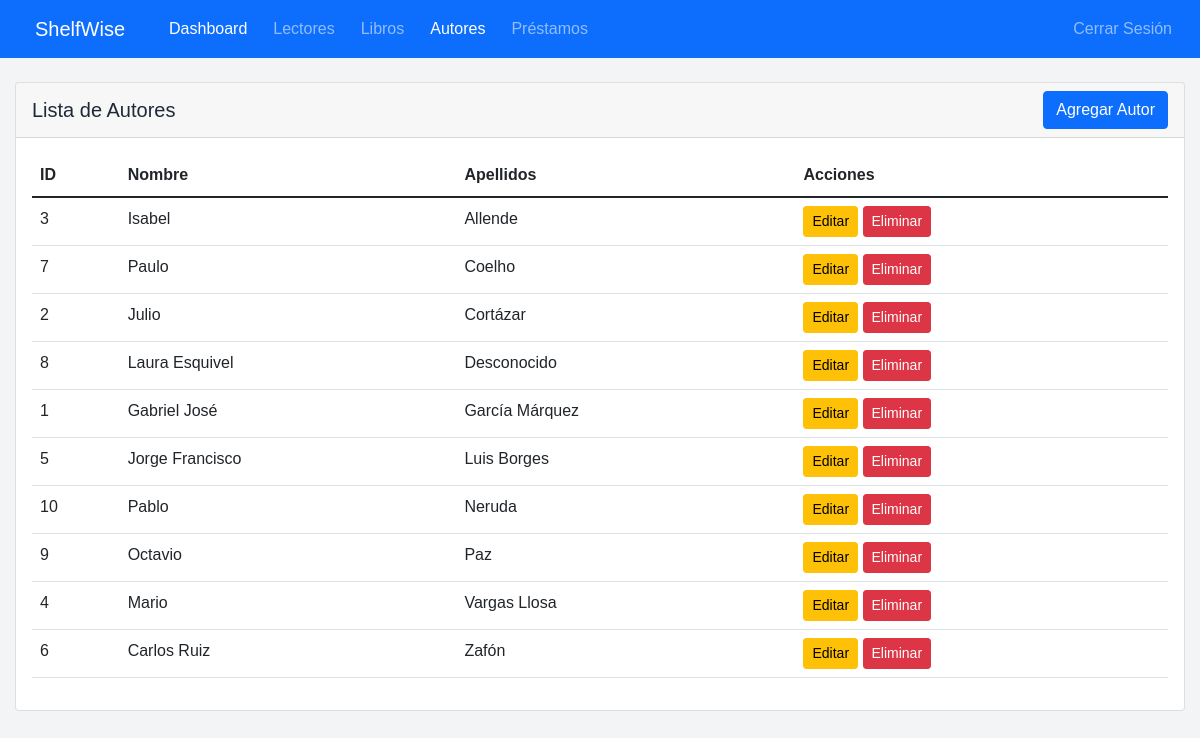
/biblioteca/autores.php (signed in), run on the app's committed database.
### tables this page shows
CREATE TABLE `Autor` (
  `idAutor` INT NOT NULL AUTO_INCREMENT,
  `Primer_Nombre` VARCHAR(45) NOT NULL,
  `Segundo_Nombre` VARCHAR(45) NULL,
  `Primer_Apellido` VARCHAR(45) NOT NULL,
  `Segundo_Apellido` VARCHAR(45) NULL,
  PRIMARY KEY (`idAutor`)
);

### biblioteca/autores.php (the view, shortened to what this page needs)
<?php
include 'includes/db_connection.php';
try {
    $sql = "SELECT * FROM Autor ORDER BY Primer_Apellido, Primer_Nombre";
    $stmt = $pdo->query($sql);
    $autores = $stmt->fetchAll(PDO::FETCH_ASSOC);
} catch (PDOException $e) {
    $error = "Error al obtener autores: " . $e->getMessage();
}
?>
<!DOCTYPE html>
<html lang="es">
<head>
    <link href="https://cdn.jsdelivr.net/npm/bootstrap@5.1.3/dist/css/bootstrap.min.css" rel="stylesheet">
    <link rel="stylesheet" href="css/style.css">
</head>
<body class="p-0">
    <nav class="navbar navbar-expand-lg navbar-dark bg-primary mb-4">
        <div class="container">
            <a class="navbar-brand" href="#">ShelfWise</a>
            <div class="collapse navbar-collapse" id="navbarNav">
                <ul class="navbar-nav">
                    <li class="nav-item">
                        <a class="nav-link active" href="dashboard.php">Dashboard</a>
                    </li>
                    <li class="nav-item">
                        <a class="nav-link" href="lectores.php">Lectores</a>
                    </li>
                    <li class="nav-item">
                        <a class="nav-link" href="libros.php">Libros</a>
                    </li>
                    <li class="nav-item">
                        <a class="nav-link active" href="autores.php">Autores</a>
                    </li>
                    <li class="nav-item">
                        <a class="nav-link" href="prestamos.php">Préstamos</a>
                    </li>
                </ul>
                <ul class="navbar-nav ms-auto">
                    <li class="nav-item">
                        <a class="nav-link" href="login.php">Cerrar Sesión</a>
                    </li>
                </ul>
            </div>
        </div>
    </nav>
    <div class="container">
        <div class="card">
            <div class="card-header d-flex justify-content-between align-items-center">
                <h5 class="mb-0">Lista de Autores</h5>
                <button type="button" class="btn btn-primary" data-bs-toggle="modal" data-bs-target="#autorModal">
                    Agregar Autor
                </button>
            </div>
            <div class="card-body">
                <table class="table">
                    <thead>
                        <tr>
                            <th>ID</th>
                            <th>Nombre</th>
                            <th>Apellidos</th>
                            <th>Acciones</th>
                        </tr>
                    </thead>
                    <tbody>
                        <?php foreach ($autores as $autor): ?>
                            <tr>
                                <td><?php echo htmlspecialchars($autor['idAutor']); ?></td>
                                <td><?php echo htmlspecialchars($autor['Primer_Nombre'] . ' ' . $autor['Segundo_Nombre']); ?></td>
                                <td><?php echo htmlspecialchars($autor['Primer_Apellido'] . ' ' . $autor['Segundo_Apellido']); ?></td>
                                <td>
                                    <button class="btn btn-warning btn-sm editar-autor" data-bs-toggle="modal" data-bs-target="#autorModal"
                                        data-autor='<?php echo json_encode($autor, JSON_HEX_APOS | JSON_HEX_QUOT); ?>'>Editar</button>
                                    <button class="btn btn-danger btn-sm eliminar-autor"
                                        data-id="<?php echo $autor['idAutor']; ?>">Eliminar</button>
                                </td>
                            </tr>
                        <?php endforeach; ?>
                    </tbody>
                </table>
            </div>
        </div>
    </div>
</body>
</html>

### biblioteca/css/style.css (style rules this page uses)
:root { --primary-color: #3b82f6; --secondary-color: #1e40af; --background-color: #f3f4f6; --text-color: #1f2937; --error-color: #ef4444; }
body { font-family: Arial, sans-serif; line-height: 1.6; color: var(--text-color); background-color: var(--background-color); margin: 0; padding: 20px; }
.container { max-width: 1200px; margin: 0 auto; padding: 0 15px; }
a { color: var(--primary-color); text-decoration: none; }
nav { background-color: var(--primary-color); padding: 10px 0; }
nav a { color: white; padding: 10px 15px; margin: 0 5px; }
button { background-color: var(--primary-color); color: white; padding: 10px 15px; border: none; border-radius: 4px; cursor: pointer; }
.mb-4 { margin-bottom: 1rem; }

### data on the page
autor: idAutor "3", Primer_Nombre+Segundo_Nombre "Isabel", Primer_Apellido+Segundo_Apellido "Allende"
autor: idAutor "7", Primer_Nombre+Segundo_Nombre "Paulo", Primer_Apellido+Segundo_Apellido "Coelho"
autor: idAutor "2", Primer_Nombre+Segundo_Nombre "Julio", Primer_Apellido+Segundo_Apellido "Cortázar"
autor: idAutor "8", Primer_Nombre+Segundo_Nombre "Laura Esquivel", Primer_Apellido+Segundo_Apellido "Desconocido"
autor: idAutor "1", Primer_Nombre+Segundo_Nombre "Gabriel José", Primer_Apellido+Segundo_Apellido "García Márquez"
autor: idAutor "5", Primer_Nombre+Segundo_Nombre "Jorge Francisco", Primer_Apellido+Segundo_Apellido "Luis Borges"
autor: idAutor "10", Primer_Nombre+Segundo_Nombre "Pablo", Primer_Apellido+Segundo_Apellido "Neruda"
autor: idAutor "9", Primer_Nombre+Segundo_Nombre "Octavio", Primer_Apellido+Segundo_Apellido "Paz"
autor: idAutor "4", Primer_Nombre+Segundo_Nombre "Mario", Primer_Apellido+Segundo_Apellido "Vargas Llosa"
autor: idAutor "6", Primer_Nombre+Segundo_Nombre "Carlos Ruiz", Primer_Apellido+Segundo_Apellido "Zafón"
